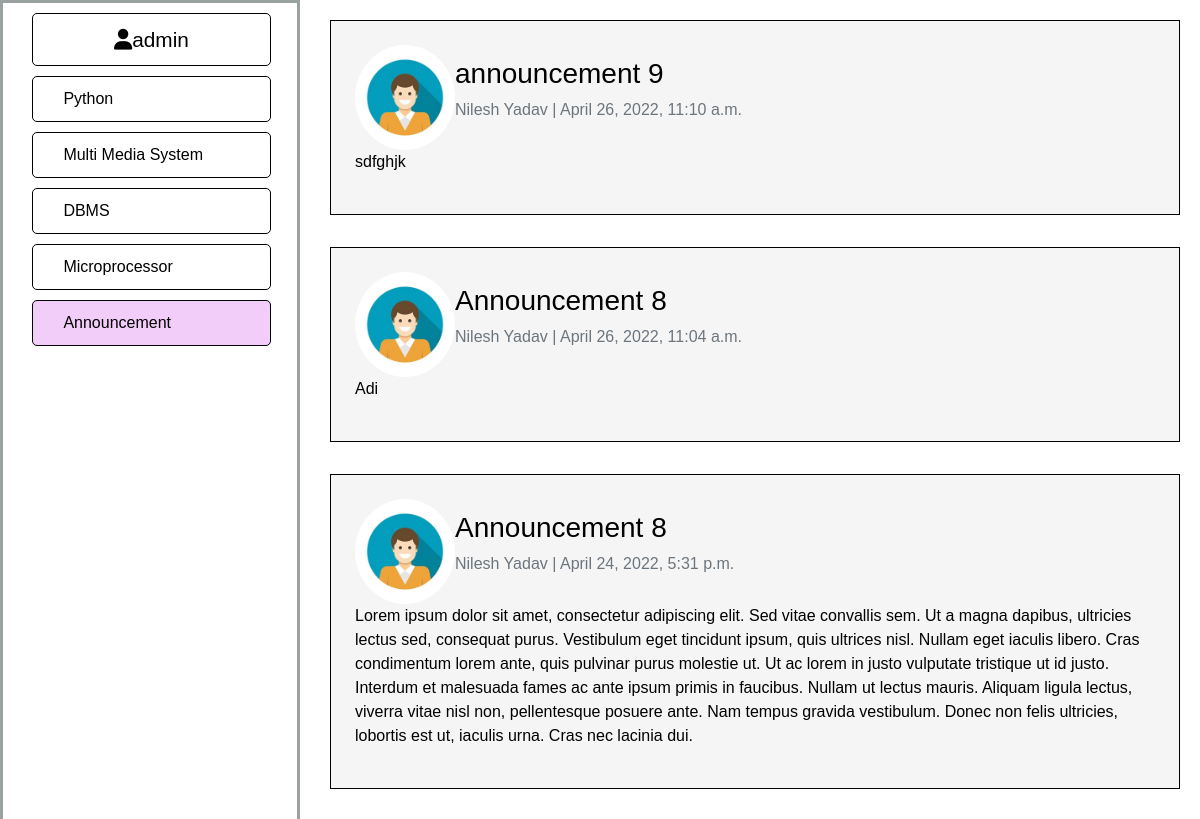
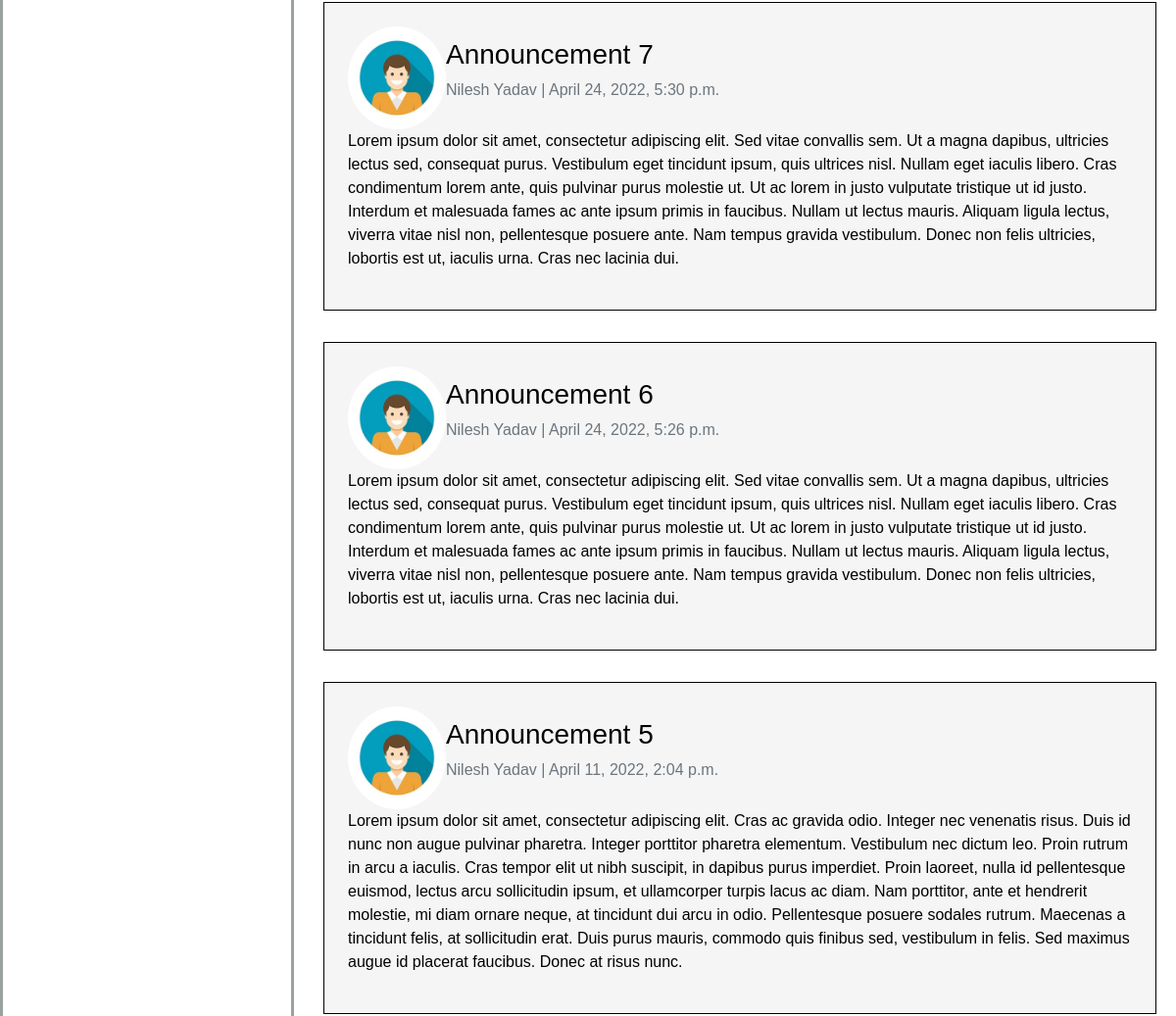
/announcement/ (signed in, upper part), run on an earlier commit of the app's database (2 pictures, top to bottom).
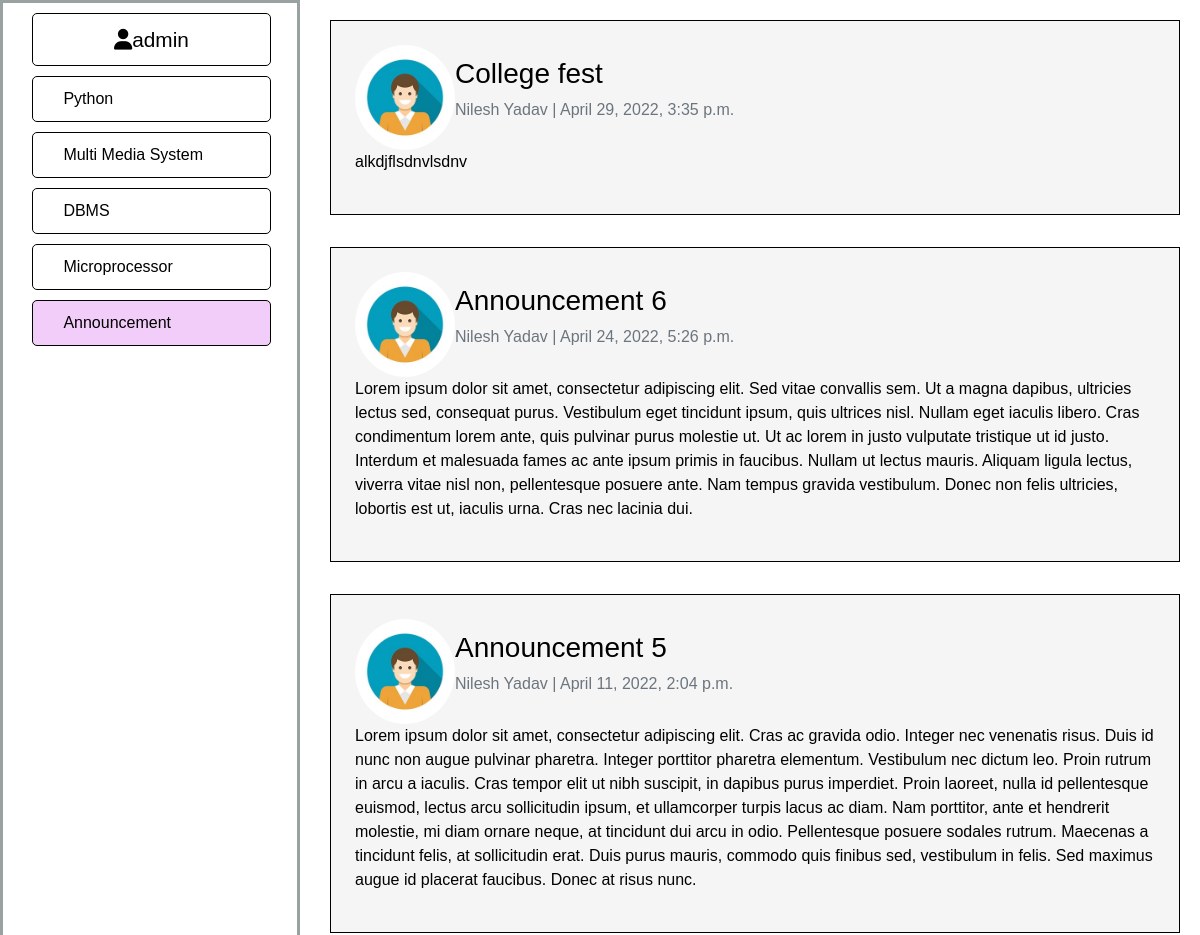
And on a later commit of the database.
### announcement/models.py (models this page shows, shortened)
class Announcement(models.Model):
    title = models.CharField(max_length=100)
    content = models.TextField()
    date = models.DateTimeField(default=datetime.now)
    teacher = models.ForeignKey(Teacher, on_delete=models.CASCADE)

### users/models.py (models this page shows, shortened)
class Teacher(models.Model):
    user = models.OneToOneField(User, on_delete=models.CASCADE)
    subject = models.OneToOneField(Subject, on_delete=models.CASCADE)

class Profile(models.Model):
    user = models.OneToOneField(User, on_delete=models.CASCADE)
    image = models.ImageField(default='default.jpg', upload_to='profile_pics')

### announcement/views.py (the view)
# urls.py: path('', views.index, name='announcement-index'),
@login_required
def index(request):
    announcement_qs = Announcement.objects.all().order_by('-id')
    context = {
        'announcement_qs':announcement_qs,
        'subject':'announcement',
    }
    return render(request, 'announcement/index.html', context)

### announcement/templates/announcement/index.html (shortened to what this page needs)
{% load static %}
<!DOCTYPE html>
<html lang="en">
<head>
    <link rel="stylesheet" href="https://pyscript.net/alpha/pyscript.css" />
    <link rel="stylesheet" href="https://stackpath.bootstrapcdn.com/bootstrap/4.3.1/css/bootstrap.min.css">
    <link rel="stylesheet" href="{% static 'classroom/main.css' %}">
</head>
<body>
    <nav id="navbar">
        {% if user.is_authenticated %}
          <header>
              <a href="{% url 'profile'%}" class="active"><i class="fas fa-user"></i>{{user.username}}</a>
          </header>
        {% endif %}
            <ul>
              <li {% if subject == 'python' %}class="current-page" {% endif %}>
                <a class="nav-links " href="{% url 'classroom:index' 'python' %}">
                    Python
                </a>
              </li>
              <li {% if subject == 'multimediasystem' %}class="current-page" {% endif %}>
                <a class="nav-links" href="{% url 'classroom:index' 'multimediasystem' %}">
                  Multi Media System
                </a>
              </li>
              <li {% if subject == 'dbms' %}class="current-page" {% endif %}>
                <a class="nav-links" href="{% url 'classroom:index' 'dbms' %}">
                  DBMS
                </a>
              </li>
              <li {% if subject == 'microprocessor' %}class="current-page" {% endif %}>
                  <a class="nav-links" href="{% url 'classroom:index' 'microprocessor' %}">
                    Microprocessor
                  </a>
              </li>
              <li {% if subject == 'announcement' %}class="current-page" {% endif %} id="last-li">
                  <a class="nav-links" href="{% url 'announcement-index' %}">
                    Announcement
                  </a>
              </li>
            </ul>
    </nav>
<main id="main-doc">
{% for announcement in announcement_qs %}
<div class="announcement">
<div class="header">
  <div class="profile-pic">
    <img src="{{announcement.teacher.user.profile.image.url}}" alt="Image not found">
  </div>
  <div class="title">
    <h3>{{announcement.title}}</h3>
    <div class="inner-title">
      <p class="text-muted">{{announcement.teacher.user.get_full_name}} | {{announcement.date}}</p>
    </div>
  </div>
</div>
<div class="content">
  <p>{{announcement.content}}</p>
</div>
</div>
{% endfor %}
</main>
</body>
</html>

What changed in the data, as far as the page shows it:
removed Announcement: teacher.user.profile.image (picture), title "announcement 9", teacher.user.get_full_name "Nilesh Yadav", date "April 26, 2022, 11:10 a.m.", content "sdfghjk"
removed Announcement: teacher.user.profile.image (picture), title "Announcement 8", teacher.user.get_full_name "Nilesh Yadav", date "April 26, 2022, 11:04 a.m.", content "Adi"
removed Announcement: teacher.user.profile.image (picture), title "Announcement 8", teacher.user.get_full_name "Nilesh Yadav", date "April 24, 2022, 5:31 p.m.", content "Lorem ipsum dolor sit amet, consectetur adipiscing elit. Sed vitae convallis sem. Ut a magna dapibus, ultricies lectus sed, consequat purus. Vestibulum eget tincidunt ipsum, quis ultrices nisl. Nullam eget iaculis libero. Cras condimentum lorem ante, quis pulvinar purus molestie ut. Ut ac lorem in justo vulputate tristique ut id justo. Interdum et malesuada fames ac ante ipsum primis in faucibus. Nullam ut lectus mauris. Aliquam ligula lectus, viverra vitae nisl non, pellentesque posuere ante. Nam tempus gravida vestibulum. Donec non felis ultricies, lobortis est ut, iaculis urna. Cras nec lacinia dui."
removed Announcement: teacher.user.profile.image (picture), title "Announcement 7", teacher.user.get_full_name "Nilesh Yadav", date "April 24, 2022, 5:30 p.m.", content "Lorem ipsum dolor sit amet, consectetur adipiscing elit. Sed vitae convallis sem. Ut a magna dapibus, ultricies lectus sed, consequat purus. Vestibulum eget tincidunt ipsum, quis ultrices nisl. Nullam eget iaculis libero. Cras condimentum lorem ante, quis pulvinar purus molestie ut. Ut ac lorem in justo vulputate tristique ut id justo. Interdum et malesuada fames ac ante ipsum primis in faucibus. Nullam ut lectus mauris. Aliquam ligula lectus, viverra vitae nisl non, pellentesque posuere ante. Nam tempus gravida vestibulum. Donec non felis ultricies, lobortis est ut, iaculis urna. Cras nec lacinia dui."
added Announcement: teacher.user.profile.image (picture), title "College fest", teacher.user.get_full_name "Nilesh Yadav", date "April 29, 2022, 3:35 p.m.", content "alkdjflsdnvlsdnv"
